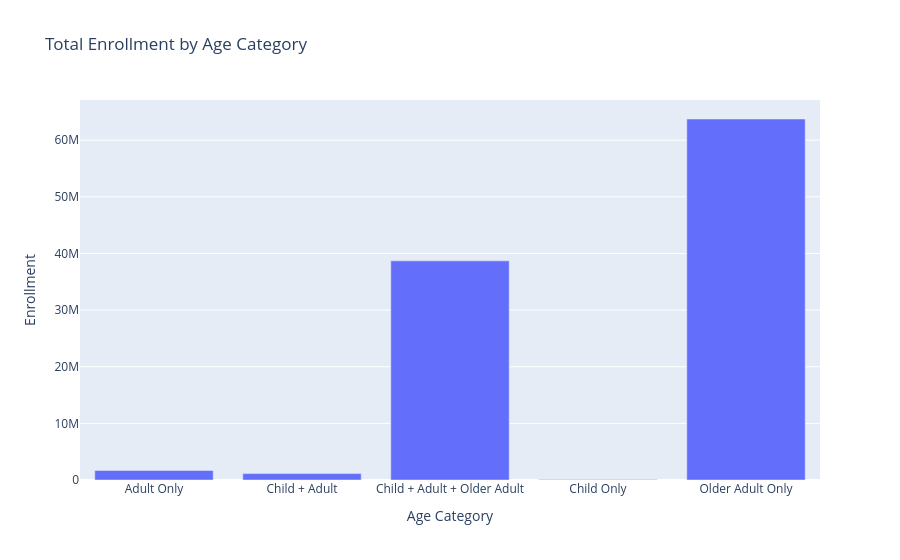

Notebook code for this chart:
### Code cell
DF = DF_Covid

DF.columns = DF.columns.str.strip()

DF['Enrollment'] = pd.to_numeric(DF['Enrollment'], errors='coerce')

DF['Condition'] = DF['Conditions'].astype(str).str.strip()

DF.loc[
    DF['Condition'].str.contains('covid|sars|corona|ncov', case=False, na=False),
    'Condition'
] = 'Covid'

# Everything else becomes "Other"
DF.loc[DF['Condition'] != 'Covid', 'Condition'] = 'Other'

def categorize(ages):
    if pd.isna(ages):
        return "Unknown"
    age_clean = ages.replace('\xa0', ' ')
    
    has_child = "Child" in age_clean
    has_adult = "Adult" in age_clean and "Older Adult" not in age_clean
    has_older = "Older Adult" in age_clean

    if has_child and not has_adult and not has_older:
        return "Child Only"
    if has_adult and not has_child and not has_older:
        return "Adult Only"
    if has_older and not has_child and not has_adult:
        return "Older Adult Only"
    if has_child and has_adult and not has_older:
        return "Child + Adult"
    if has_adult and has_older and not has_child:
        return "Adult + Older Adult"
    return "Child + Adult + Older Adult"

DF['Age Category'] = DF['Age'].apply(categorize)

df_age_total = DF.groupby('Age Category')['Enrollment'].sum().reset_index()

fig = px.bar(
    df_age_total,
    x='Age Category',
    y='Enrollment',
    title='Total Enrollment by Age Category'
)

fig.show()

### Figure 1 — Plotly figure (JSON) as saved in the notebook; plotly's stock layout.template omitted (floating-point values rounded to 4 significant figures)
{"data": [{"hovertemplate": "Age Category=%{x}<br>Enrollment=%{y}<extra></extra>", "legendgroup": "", "marker": {"color": "#636efa", "pattern": {"shape": ""}}, "name": "", "orientation": "v", "showlegend": false, "textposition": "auto", "type": "bar", "x": ["Adult Only", "Child + Adult", "Child + Adult + Older Adult", "Child Only", "Older Adult Only"], "xaxis": "x", "y": [1682000.0, 1129000.0, 38690000.0, 79670.0, 63740000.0], "yaxis": "y"}], "layout": {"barmode": "relative", "legend": {"tracegroupgap": 0}, "title": {"text": "Total Enrollment by Age Category"}, "xaxis": {"anchor": "y", "domain": [0, 1], "title": {"text": "Age Category"}}, "yaxis": {"anchor": "x", "domain": [0, 1], "title": {"text": "Enrollment"}}}}
